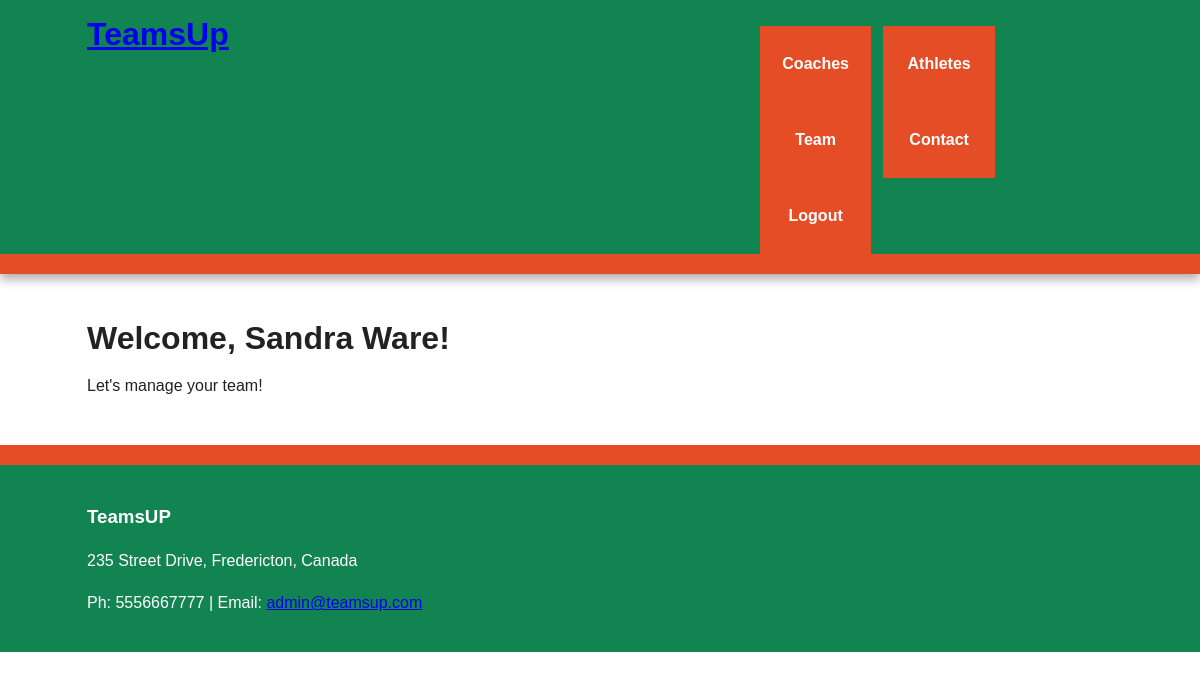
The page /index (signed in) on the database as committed earlier.
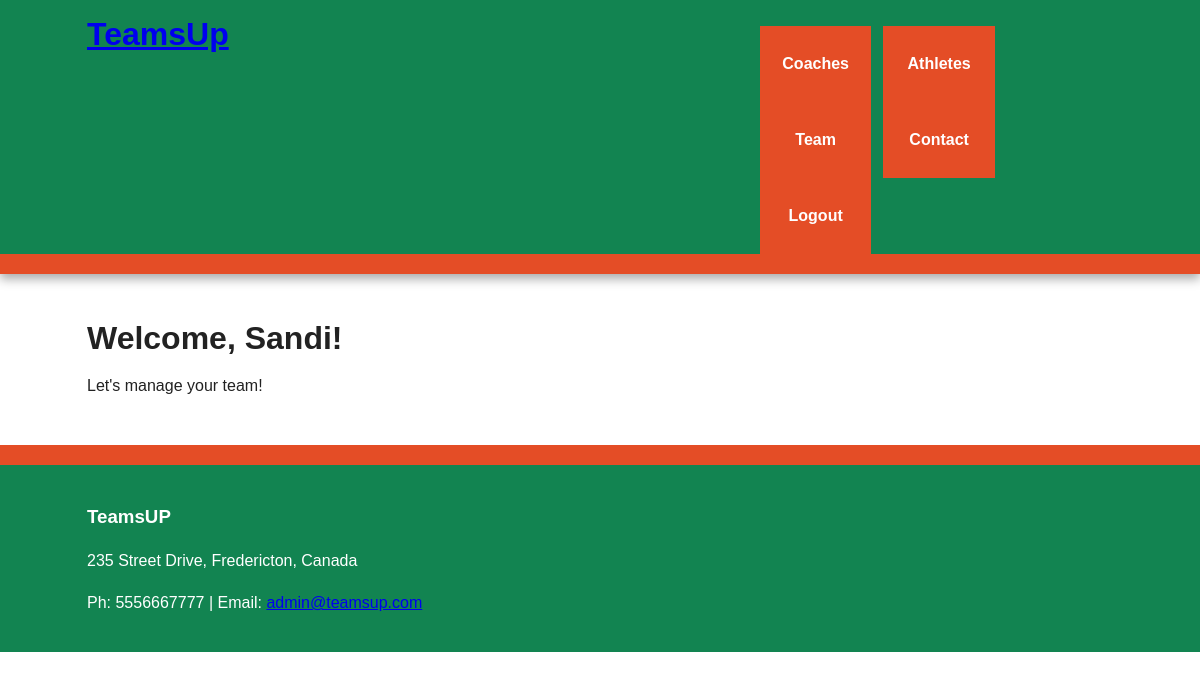
The same page on the database as committed later.
### flask_package/models.py (models this page shows, shortened)
class User(UserMixin, db.Model):
    id = db.Column(db.Integer, primary_key=True)
    name = db.Column(db.String(140), index=True, unique=False)
    role = db.Column(db.String(140), index=True, unique=False)
    email = db.Column(db.String(140), index=True, unique=True)
    username = db.Column(db.String(140), index=True, unique=True)
    password_hash = db.Column(db.String(140))
    joined_at_date = db.Column(db.DateTime(), index=True, default=datetime.utcnow)
    team_id = db.Column(db.Integer, db.ForeignKey('team.id'))

### flask_package/routes.py (the view)
@app.route('/')
@app.route('/index')
def index():
    return render_template('index.html')

### flask_package/models.py (called while the page is built)
@login_manager.user_loader
def load_user(user_id):
    return User.query.get(int(user_id))

### flask_package/templates/index.html (shortened to what this page needs)
{% extends 'base.html' %}
{% block content %}
    {% if current_user.is_authenticated %}
        <h1>Welcome, {{ current_user.name }}!</h1>
        <p> Let's manage your team!</p>
    {% else %}
        <h1>Welcome to Teams Up!</h1>
        <p>This site allows you to register, maintain and organize your team.</p>
        {% endif %}
{% endblock%}

Rows that differ between the two databases and show on the page:
changed User: name "Sandra Ware" → "Sandi"
